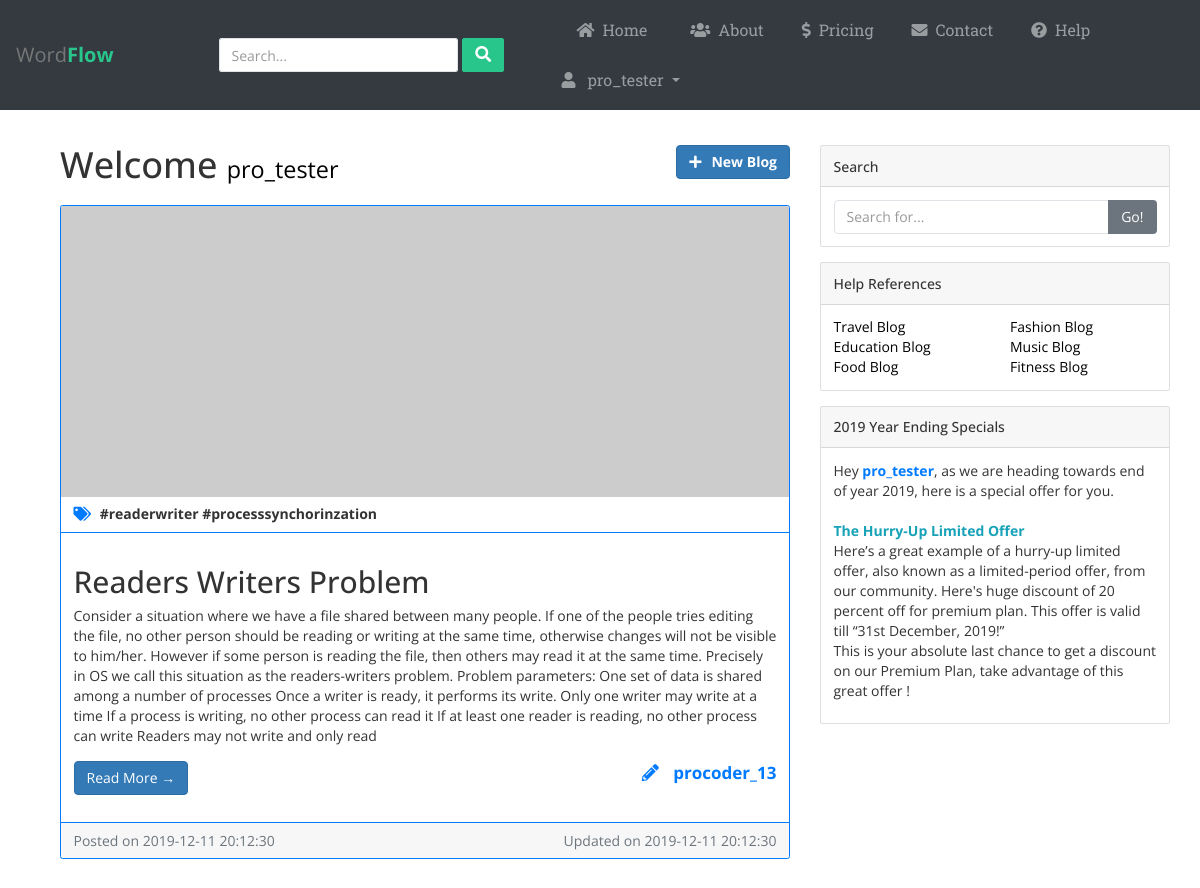
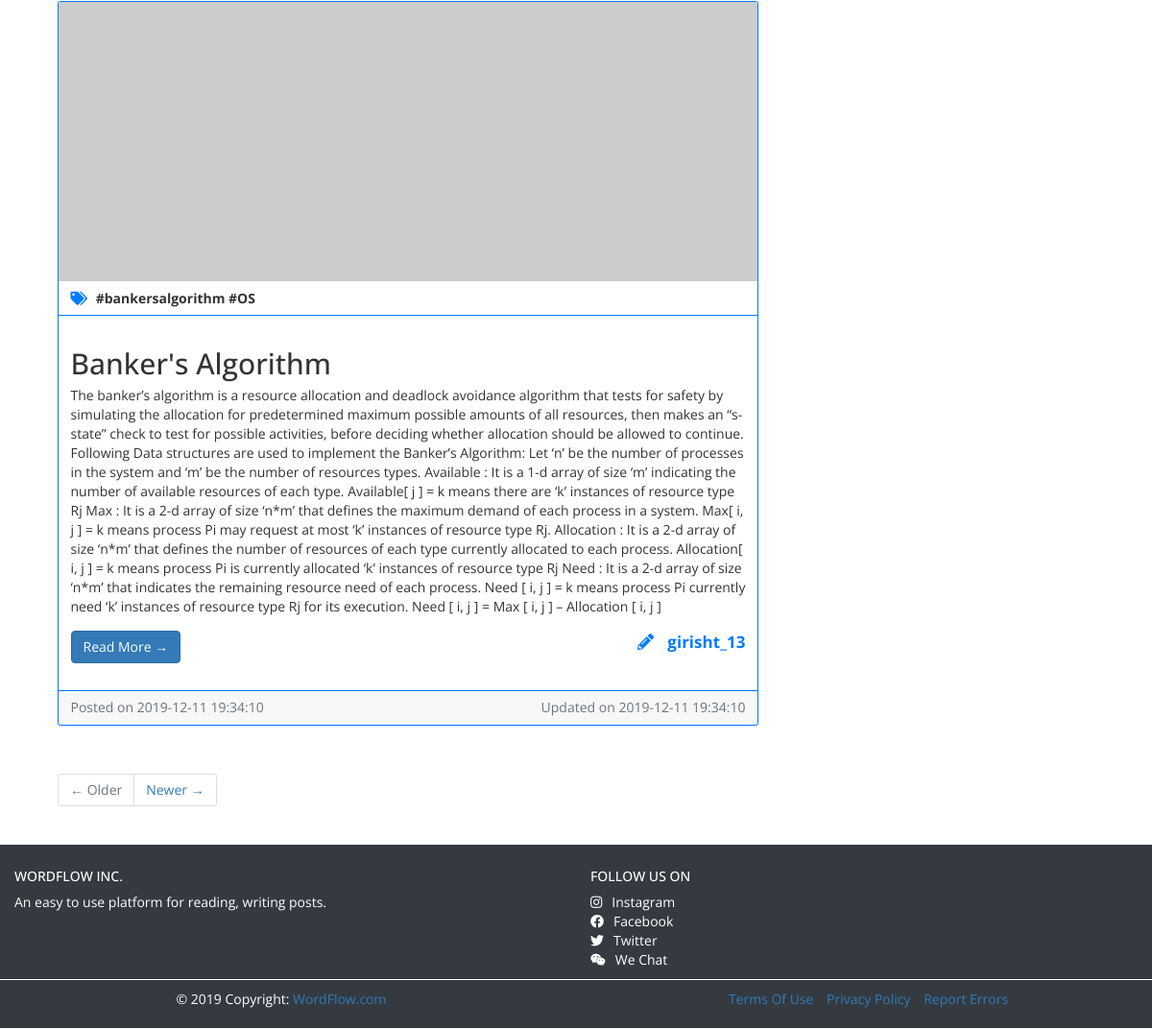
The app's page /dashboard (signed in) with its own data (2 pictures, top to bottom).
### app.py (models this page shows)
class Post(db.Model):
	pid = db.Column(db.Integer, primary_key=True)
	title= db.Column(db.String(80), nullable=False)
	author = db.Column(db.String(40), nullable=False)
	content = db.Column(db.String(100), nullable=False)
	created_on = db.Column(db.DateTime, nullable=False)
	last_updated = db.Column(db.DateTime, nullable=False)
	tags = db.Column(db.String(50), nullable=False)

### app.py (the view)
@app.route('/dashboard' , methods=['POST', 'GET'])
@is_logged_in
def dashboard():
	if 'logged_in' in session:
		posts = Post.query.filter(Post.author != session["username"]).order_by(Post.created_on.desc(), Post.last_updated.desc()).all()
		current_user_posts = Post.query.filter_by(author=session["username"]).all()
		for post in posts:
			post.created_on= str(post.created_on).split('.')[0]
			post.last_updated=str(post.last_updated).split('.')[0]
		return render_template("dashboard.html", username=session['username'], logged_in=session['logged_in'], posts=posts, current_user_posts=current_user_posts)
	else:
		return redirect(url_for('home'))

### app.py (called while the page is built)
def is_logged_in(f):
	@wraps(f)
	def wrap(*args, **kwargs):
		if 'logged_in' in session:
			return f(*args, **kwargs)
		else:
			flash('Unauthorized, Please Login !', category='danger')
			return redirect(url_for('home'))
	return wrap

### templates/dashboard.html (shortened to what this page needs)
{% extends "layout.html" %}
{% block content %}
<div class="container">
	{% if posts %}
	<div class="row">
        <div class="col-md-8">
            <div class="row mb-2">
                <div class="col-md-8">
        	        <h1 class="my-4">Welcome
        	          <small style="color: black;">{{username}}</small>
        	        </h1>
    	        </div>
    			<div class="col-md-4">
    				<a href="/{{username}}/new/" class="btn btn-primary py-auto mt-4 pull-right"><span class="pr-3"><i class="fas fa-plus"></i></span><b>New Blog</b></a>
    			</div>
		    </div>
        {% for post in posts %}
        <div class="card mb-5 border-primary" id="{{post.pid}}" >
            <img class="card-img-top" src="http://placehold.it/750x300" alt="By - {{post.author}}">
            <div class="card-header bg-transparent border-primary">
              <p class="card-text mb-0 text-default"><b><i class="fas fa-tags text-primary mr-2"></i> {{post.tags}}</b></p>
            </div>
            <div class="card-body border-primary">
                <h2 class="card-title">{{post.title}}</h2>
                <p class="card-text">{{post.content}}</p>
                <div class="row my-4">
                    <div class="col-md-6 col-xs-6 pl-4">
                        <a href="/{{post.author}}/view/{{post.pid}}" class="btn btn-primary">Read More &rarr;</a>
                    </div>
                    <div class="col-md-6 col-xs-6 text-right">
                        <p class="mb-0 text-primary" style="font-size: 17px;"><span class="pr-3"><i class="fas fa-pencil-alt"></i></span><b> {{post.author}}</b></p>
                    </div>
                </div>
            </div>
            <div class="card-footer text-muted border-primary">
          	    <div class="row">
	          	    <div class="col-md-6">
                        Posted on {{post.created_on}}
	                </div>
                    <div class="col-md-6 text-right">
                        Updated on {{post.last_updated}}
                    </div>
                </div>
            </div>
        </div>
		{% endfor %}
        <ul class="pagination justify-content-center mb-4">
          <li class="page-item disabled">
            <a class="page-link" href="#">&larr; Older</a>
          </li>
          <li class="page-item">
            <a class="page-link" href="#">Newer &rarr;</a>
          </li>
        </ul>
      </div>
      <div class="col-md-4">
        <div class="card my-4">
          <h5 class="card-header">Search</h5>
          <div class="card-body">
            <div class="input-group">
              <input type="text" class="form-control" placeholder="Search for...">
              <span class="input-group-btn">
                <button class="btn btn-secondary" type="button">Go!</button>
              </span>
            </div>
          </div>
        </div>
        <div class="card my-4">
          <h5 class="card-header">Help References</h5>
          <div class="card-body">
            <div class="row">
              <div class="col-lg-6">
                <ul class="list-unstyled mb-0" id="category">
                  <li>
                    <a href="https://www.nomadicmatt.com/travel-blogs/improve-your-travel-writing/">Travel Blog</a>
                  </li>
                  <li>
                    <a href="https://cmnh.lstmed.ac.uk/how-to-write-an-academic-blog-in-5-simple-steps">Education Blog</a>
                  </li>
                  <li>
                    <a href="https://cookieandkate.com/top-20-tips-for-food-blogging/">Food Blog</a>
                  </li>
                </ul>
              </div>
              <div class="col-lg-6">
                <ul class="list-unstyled mb-0" id="category">
                  <li>
                    <a href="https://www.blogtyrant.com/start-a-fashion-blog/">Fashion Blog</a>
                  </li>
                  <li>
                    <a href="https://www.outbrain.com/help/advertisers/music-blog/">Music Blog</a>
                  </li>
                  <li>
                    <a href="https://www.wikihow.com/Write-a-Fitness-Blog">Fitness Blog</a>
                  </li>
                </ul>
              </div>
            </div>
          </div>
        </div>
        <div class="card my-4">
          <h5 class="card-header">2019 Year Ending Specials</h5>
          <div class="card-body">
            Hey <b class="text-primary">{{username}}</b>, as we are heading towards end of year 2019,
            here is a special offer for you. <br><br>
            <p>
              <b class="text-info">The Hurry-Up Limited Offer</b><br>
                Here’s a great example of a hurry-up limited offer, also known as a limited-period offer, from our community. Here's huge discount of 20 percent off for premium plan. This offer is valid till “31st December, 2019!”
                <br>
                This is your absolute last chance to get a discount on our Premium Plan, take advantage of this great offer !
            </p>
          </div>
        </div>
      </div>
    </div>
	{% endif %}
	</div>
{% endblock %}

### templates/layout.html (shortened to what this page needs)
<!DOCTYPE html>
<html>
<head>
	<link rel="stylesheet" href="https://stackpath.bootstrapcdn.com/bootstrap/4.3.1/css/bootstrap.min.css">
	<link rel="stylesheet" href="//maxcdn.bootstrapcdn.com/bootstrap/4.0.0/css/bootstrap.min.css" rel="stylesheet" id="bootstrap-css">
  <link href="//netdna.bootstrapcdn.com/bootstrap/3.2.0/css/bootstrap.min.css" rel="stylesheet" id="bootstrap-css">
	<link rel="stylesheet" href="https://maxcdn.bootstrapcdn.com/font-awesome/4.7.0/css/font-awesome.min.css">
  <link rel="stylesheet" type="text/css" href="{{ url_for('static', filename='stylesheets/layout.css') }}">
  <link rel="stylesheet" type="text/css" href="https://cdnjs.cloudflare.com/ajax/libs/font-awesome/5.11.2/css/all.css">
</head>
<body id="page-top">
<nav class="navbar sticky-top navbar-default navbar-expand-lg navbar-dark bg-dark" style="border: none;">
	<div class="navbar-header d-flex col">
		<a class="navbar-brand" href="/admin">Word<b>Flow</b></a>
	</div>
  <form class="navbar-form form-inline search-form">
			<div class="input-group">
				<input type="text" class="form-control" placeholder="Search...">
				<span class="input-group-btn">
					<button type="button" class="btn btn-default"><i class="fa fa-search"></i></button>
				</span>
			</div>
		</form>
  {% if logged_in == True %}
	<div id="navbarCollapse" class="collapse navbar-collapse justify-content-start" style="width: 630px;">
  {% else %}
  <div id="navbarCollapse" class="collapse navbar-collapse justify-content-start" style="width: 500px;">
  {% endif %}
		<ul class="nav navbar-nav">
			<li class="nav-item" style="margin: 0% 15px;"><a href="/" class="nav-link"><span style="margin: 0% 8px;"><i class="fas fa-home"></i></span>Home</a></li>
			<li class="nav-item" style="margin: 0% 10px;"><a href="/about" class="nav-link"><span style="margin: 0% 8px;"><i class="fas fa-users"></i></span>About</a></li>
			<li class="nav-item" style="margin: 0% 10px;"><a href="/pricing" class="nav-link"><span style="margin: 0% 8px;"><i class="fas fa-dollar-sign"></i></span>Pricing</a></li>
			<li class="nav-item" style="margin: 0% 10px;"><a href="/contact" class="nav-link"><span style="margin: 0% 8px;"><i class="fas fa-envelope"></i></span>Contact</a></li>
      <li class="nav-item" style="margin: 0% 10px;"><a href="/help" class="nav-link"><span style="margin: 0% 8px;"><i class="fas fa-question-circle"></i></i></span>Help</a></li>
		</ul>
    {% if logged_in == True %}
    <ul class="nav navbar-nav ml-auto">
      <li class="nav-item dropdown">
        <a data-toggle="dropdown" class="nav-link dropdown-toggle" href="#"><span style="margin: 0% 8px;"><i class="fas fa-user"></i></span> {{ username }} </b></a>
      </li>
    </ul>
    {% endif %}
	</div>
</nav>
  <div class="container">
  	{% block content %}
    {% endblock %}
  </div>
<br>
<footer class="page-footer font-small blue pt-4 bg-dark">
  <div class="container-fluid text-center text-md-left">
    <div class="row" id="footer-content">
      <div class="col-md-6 mt-md-0 mt-3">
        <h5 class="text-uppercase">WordFlow Inc.</h5>
        <p>An easy to use platform for reading, writing posts.</p>
      </div>
      <div class="col-md-3 mb-md-0 mb-3">
        <h5 class="text-uppercase">Follow us on</h5>
        <ul class="list-unstyled">
          <li><a href="https://www.instagram.com/"><span class="pr-3"><i class="fab fa-instagram"></i></span>Instagram</a></li>
          <li><a href="https://www.facebook.com/"><span class="pr-3"><i class="fab fa-facebook"></i></span>Facebook</a></li>
          <li><a href="https://www.twitter.com/"><span class="pr-3"><i class="fab fa-twitter"></i></span>Twitter</a></li>
          <li><a href="https://www.wechat.com/en"><span class="pr-3"><i class="fab fa-weixin"></i></span>We Chat</a></li>
        </ul>
      </div>
    </div>
  </div>
  	<div class="row"  style="border: 1px solid white;">
  		<div class="footer-copyright text-center py-3 col-sm-6" style="color: white;">© 2019 Copyright:
    		<a href="https://mdbootstrap.com/education/bootstrap/"> WordFlow.com</a>
    	</div>
    	<div class="footer-copyright text-center py-3 col-sm-6">
    	<ul class="list-inline">
    	<li><a href="">Terms Of Use</a></li>
    	<li><a href="">Privacy Policy</a></li>
    	<li><a href="">Report Errors</a></li>
    </ul>
  </div>
  </div>
</footer>
</body>
</html>

### static/stylesheets/layout.css (style rules this page uses)
body { margin: 0; padding: 0; box-sizing: border-box; font-family: 'Open Sans', sans-serif; overflow-x: hidden; }
.list-unstyled a, .list-unstyled a span { color: white; }
.card h5 { padding: 1.25rem 1.25rem; margin-top: 0; }
#category a { color: black; }
.form-control { box-shadow: none; border-radius: 4px; border-color: #dfe3e8; }
.navbar-header.col { padding: 0 !important; }
.navbar { background: #fff; padding-left: 16px; padding-right: 16px; border-bottom: 1px solid #dfe3e8; border-radius: 0; }
.navbar .navbar-brand { font-size: 20px; padding-left: 0; padding-right: 50px; }
.navbar .navbar-brand b { font-weight: bold; color: #29c68c; }
.navbar ul.nav li a { color: #999; font-size: 16px; }
.navbar .form-inline i { font-size: 16px; }
.navbar .form-inline .btn { border-radius: 2px; color: #fff; border-color: #29c68c; background: #29c68c; outline: none; }
.navbar .search-form { display: inline-block; }
.navbar .search-form .btn { margin-left: 4px; }
.navbar .search-form .form-control { border-radius: 2px; }
a.nav-link { font-family: 'Roboto Slab'; }
#footer-content { color: #fff; }
@media (min-width: 1200px) { .search-form .input-group { width: 300px; margin-left: 30px; } }

### records on screen
Post: author "pro_tester"
Post: tags "#readerwriter #processsynchorinzation", title "Readers Writers Problem", content "Consider a situation where we have a file shared between many people. If one of the people tries editing the file, no other person should be reading or writing at the same time, otherwise changes will not be visible to him/her. However if some person is reading the file, then others may read it at the same time. Precisely in OS we call this situation as the readers-writers problem. Problem parameters: One set of data is shared among a number of processes Once a writer is ready, it performs its write. Only one writer may write at a time If a process is writing, no other process can read it If at least one reader is reading, no other process can write Readers may not write and only read", author "procoder_13", created_on "2019-12-11 20:12:30", last_updated "2019-12-11 20:12:30"
Post: tags "#bankersalgorithm #OS", title "Banker's Algorithm", content "The banker’s algorithm is a resource allocation and deadlock avoidance algorithm that tests for safety by simulating the allocation for predetermined maximum possible amounts of all resources, then makes an “s-state” check to test for possible activities, before deciding whether allocation should be allowed to continue. Following Data structures are used to implement the Banker’s Algorithm: Let ‘n’ be the number of processes in the system and ‘m’ be the number of resources types. Available : It is a 1-d array of size ‘m’ indicating the number of available resources of each type. Available[ j ] = k means there are ‘k’ instances of resource type Rj Max : It is a 2-d array of size ‘n*m’ that…", author "girisht_13", created_on "2019-12-11 19:34:10", last_updated "2019-12-11 19:34:10"
